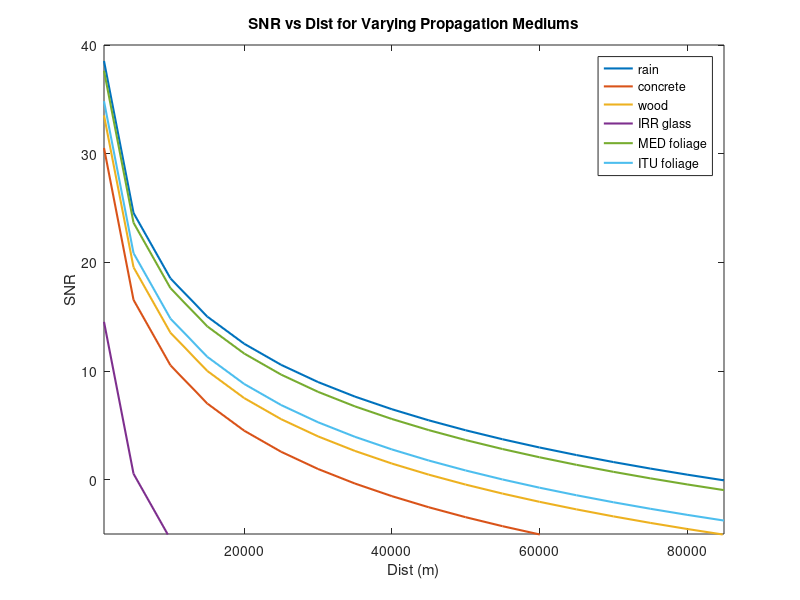

This chart was generated by the following MATLAB code:
clear;
close all;

dist = [1000
5000
10000
15000
20000
25000
30000
35000
40000
45000
50000
55000
60000
65000
70000
75000
80000
85000
];

rain = [38.52515701
24.54575693
18.52515701
15.00333183
12.5045571
10.56635684
8.98273192
7.643796127
6.483957188
5.460906739
4.545756928
3.717903224
2.962132007
2.266889881
1.623196214
1.023931746
0.463357274
-0.0632215
];

concrete = [30.52515701
16.54575693
10.52515701
7.003331833
4.504557101
2.566356841
0.98273192
-0.356203873
-1.516042812
-2.539093261
-3.454243072
-4.282096776
-5.037867993
-5.733110119
-6.376803786
-6.976068254
-7.536642726
-8.0632215
];


wood = [33.52515701
19.54575693
13.52515701
10.00333183
7.504557101
5.566356841
3.98273192
2.643796127
1.483957188
0.460906739
-0.454243072
-1.282096776
-2.037867993
-2.733110119
-3.376803786
-3.976068254
-4.536642726
-5.0632215
];


IRR = [14.52515701
0.545756928
-5.474842986
-8.996668167
-11.4954429
-13.43364316
-15.01726808
-16.35620387
-17.51604281
-18.53909326
-19.45424307
-20.28209678
-21.03786799
-21.73311012
-22.37680379
-22.97606825
-23.53664273
-24.0632215
];


MED = [37.62515701
23.64575693
17.62515701
14.10333183
11.6045571
9.666356841
8.08273192
6.743796127
5.583957188
4.560906739
3.645756928
2.817903224
2.062132007
1.366889881
0.723196214
0.123931746
-0.436642726
-0.9632215
];

ITU = [34.82515701
20.84575693
14.82515701
11.30333183
8.804557101
6.866356841
5.28273192
3.943796127
2.783957188
1.760906739
0.845756928
0.017903224
-0.737867993
-1.433110119
-2.076803786
-2.676068254
-3.236642726
-3.7632215
];



plot(dist,rain,'lineWidth',1.5)
hold on
plot(dist,concrete,'lineWidth',1.5)
hold on
plot(dist,wood,'lineWidth',1.5)
hold on
plot(dist,IRR,'lineWidth',1.5)
hold on
plot(dist,MED,'lineWidth',1.5)
hold on
plot(dist,ITU,'lineWidth',1.5)

ylabel('SNR')
xlabel('Dist (m)');
ylim([-5 40]);
xlim([1000 85000]);
legend('rain','concrete','wood','IRR glass','MED foliage','ITU foliage');
title('SNR vs Dist for Varying Propagation Mediums');
